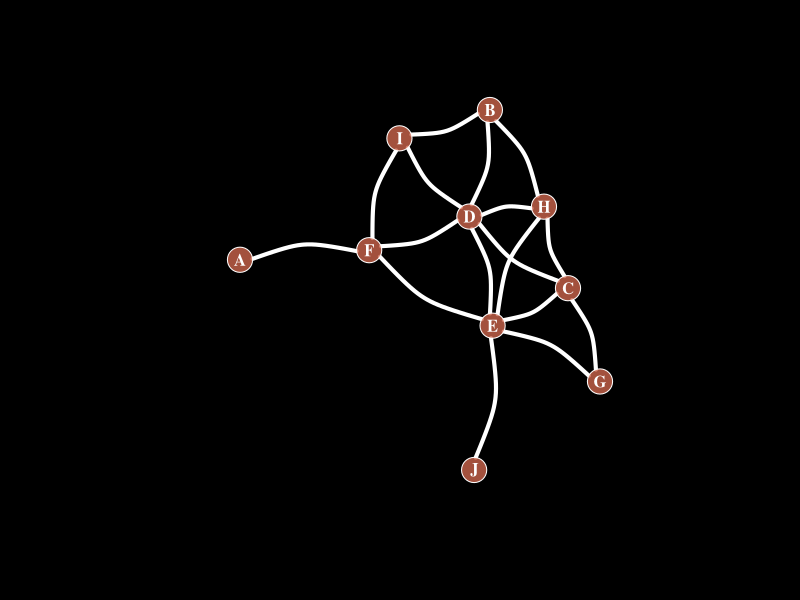

This figure's R source:
#!/usr/bin/env Rscript
library(magrittr)
library(igraph)

# SVG graphics device
svg(filename = commandArgs(trailingOnly = TRUE)[1])
par(bg="black")
sample(0:1, 100, replace=TRUE, prob=c(0.8,0.2)) %>%
  matrix(nc=10) %>%
  graph_from_adjacency_matrix(mode='undirected', diag=F ) %>%
  plot(
     # === vertex
     vertex.color = rgb(0.8,0.4,0.3,0.8),          # Node color
     vertex.frame.color = "white",                 # Node border color
     vertex.shape="circle",                        # One of “none”, “circle”, “square”, “csquare”, “rectangle” “crectangle”, “vrectangle”, “pie”, “raster”, or “sphere”
     vertex.size=14,                               # Size of the node (default is 15)
     vertex.size2=NA,                              # The second size of the node (e.g. for a rectangle)
     
     # === vertex label
     vertex.label=LETTERS[1:10],                   # Character vector used to label the nodes
     vertex.label.color="white",
     vertex.label.family="Times",                  # Font family of the label (e.g.“Times”, “Helvetica”)
     vertex.label.font=2,                          # Font: 1 plain, 2 bold, 3, italic, 4 bold italic, 5 symbol
     vertex.label.cex=1,                           # Font size (multiplication factor, device-dependent)
     vertex.label.dist=0,                          # Distance between the label and the vertex
     vertex.label.degree=0 ,                       # The position of the label in relation to the vertex (use pi)
     
     # === Edge
     edge.color="white",                           # Edge color
     edge.width=4,                                 # Edge width, defaults to 1
     edge.arrow.size=1,                            # Arrow size, defaults to 1
     edge.arrow.width=1,                           # Arrow width, defaults to 1
     edge.lty="solid",                             # Line type, could be 0 or “blank”, 1 or “solid”, 2 or “dashed”, 3 or “dotted”, 4 or “dotdash”, 5 or “longdash”, 6 or “twodash”
     edge.curved=0.3    ,                          # Edge curvature, range 0-1 (FALSE sets it to 0, TRUE to 0.5)
)
# Close the graphics device
dev.off() 
